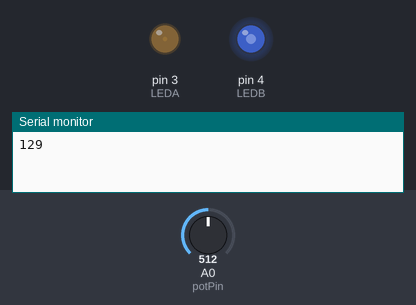
This sketch was run on a simulated Arduino Mega 2560, built with avr-gcc and run on an emulated ATmega2560. Parts: output pins drawn as LEDs (lit = HIGH), the last lines printed to the serial monitor. Inputs (shaded band) come from the test bench; at power-on: A0 (potPin) = 512.

Above: at 1.2 s.
1.3 s: A0 (potPin) set to 716
At 2.5 s:
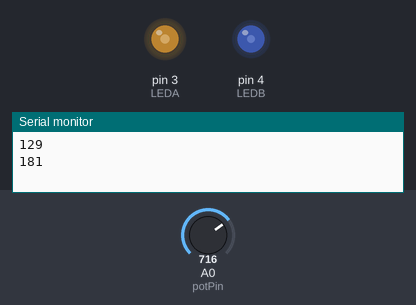
2.8 s: A0 (potPin) set to 900
At 3.7 s:
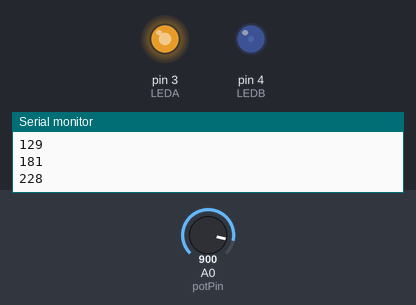
4.3 s: A0 (potPin) set to 1023
At 4.8 s:
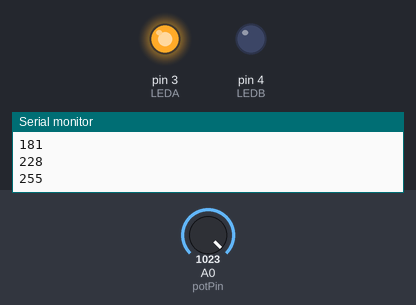
5.8 s: A0 (potPin) set to 306
At 7.0 s:
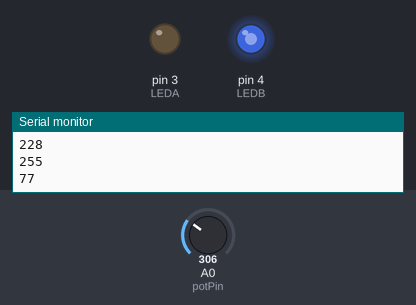
7.3 s: A0 (potPin) set to 245
At 8.3 s:
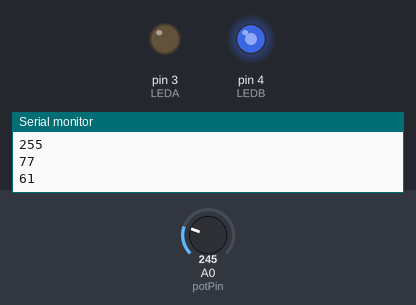
Timing chart, 0 to 9.8 s (numbered marks = the images above; inputs shaded):
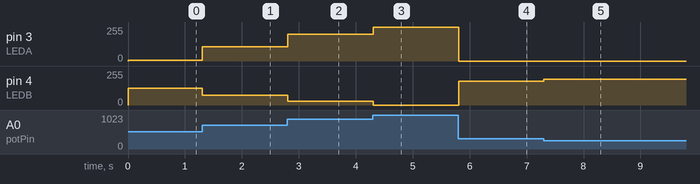

The sketch:

DVM_controller.ino
```cpp
/* Deja View Master controller
 Created by Tim Bartlett

 written for Teesny 3.0:
 Serial is for wired connection
 Serial1 is for XBEE S1 connection
 */

int potPin = A0;
const int LEDA=3;
const int LEDB=4;
int c = 0;
int brtA = 0;
int brtB = 0;
int ledMax = 255; // set maximum LED brightness, 0-255

void setup() {
  pinMode (LEDA, OUTPUT);
  pinMode (LEDB, OUTPUT);
  analogWrite (LEDA, brtA);
  analogWrite (LEDB, brtB);
  Serial.begin(9600);
  Serial1.begin(9600);
}

void loop() {
 int val = map(analogRead(potPin), 3, 1005, 0, 255);
 val = constrain(val, 0, 255);
 c = c - val;

 int brtA = map(analogRead(potPin), 3, 1005, ledMax * (-1), ledMax); // change negative multiplier for "now" to fade faster
 brtA = constrain(brtA, 0, ledMax);

 int brtB = map(analogRead(potPin), 3, 1005, ledMax, 0);
 brtB = constrain(brtB, 0, ledMax);

 if (c != 0) {
   Serial.println(val);
   Serial1.println(val);
   analogWrite (LEDA, brtA);
   analogWrite (LEDB, brtB);
 }

 c = val;
 delay(5);
}
```

Measured:
- after the input at 1.3 s, pin 3 (LEDA): 4/255 → 107/255 at once; pin 4 (LEDB): 126/255 → 74/255 at once
- after the input at 2.8 s, pin 3 (LEDA): 107/255 → 201/255 at once; pin 4 (LEDB): 74/255 → 27/255 at once
- after the input at 4.3 s, pin 3 (LEDA): 201/255 → 255/255 at once; pin 4 (LEDB): 27/255 → 0/255 at once
- after the input at 5.8 s, pin 3 (LEDA): 255/255 → 0/255 at once; pin 4 (LEDB): 0/255 → 178/255 at once
- after the input at 7.3 s, pin 4 (LEDB): 178/255 → 194/255 at once
